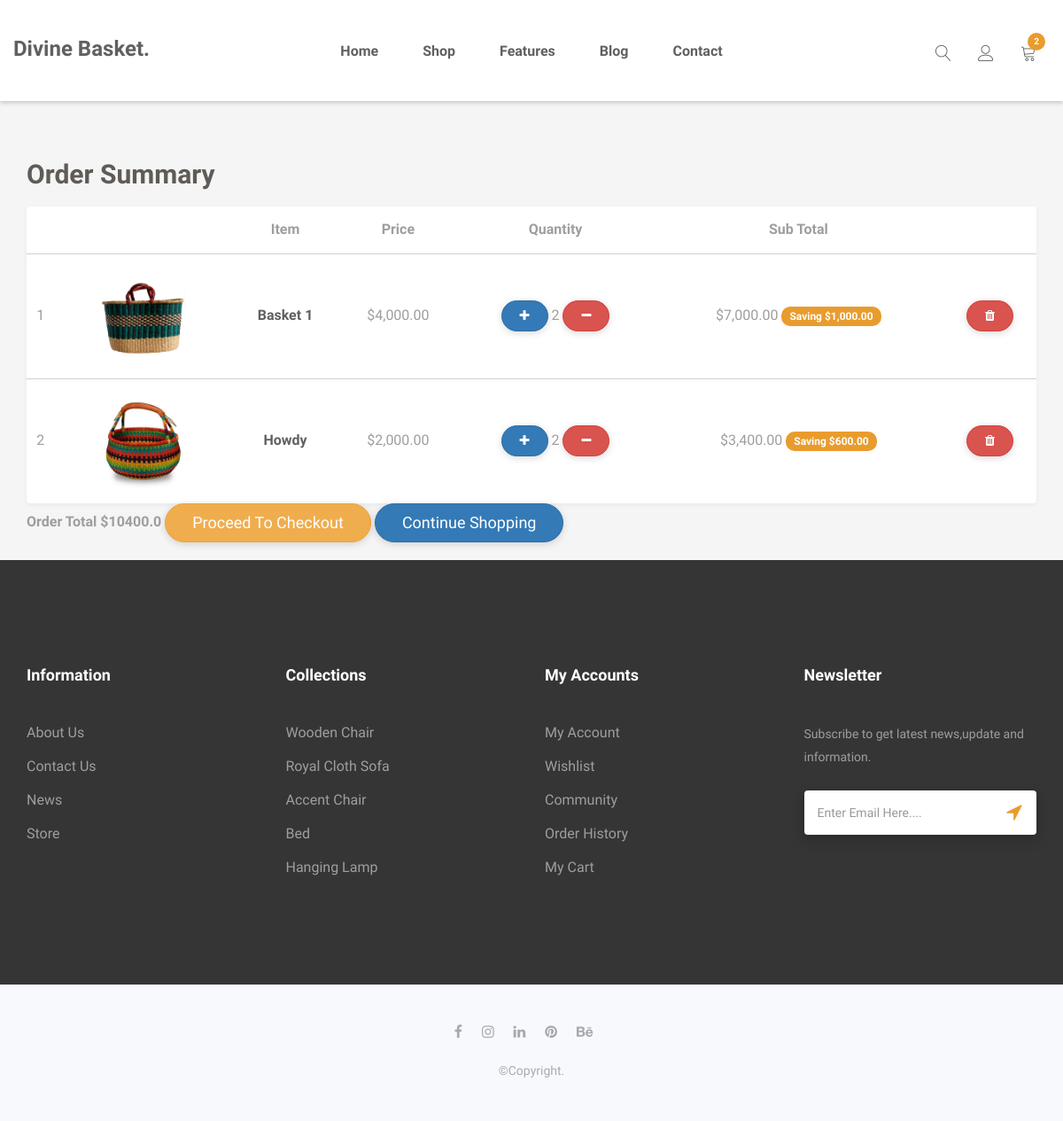
Before: /cart (signed in) with the older database file.
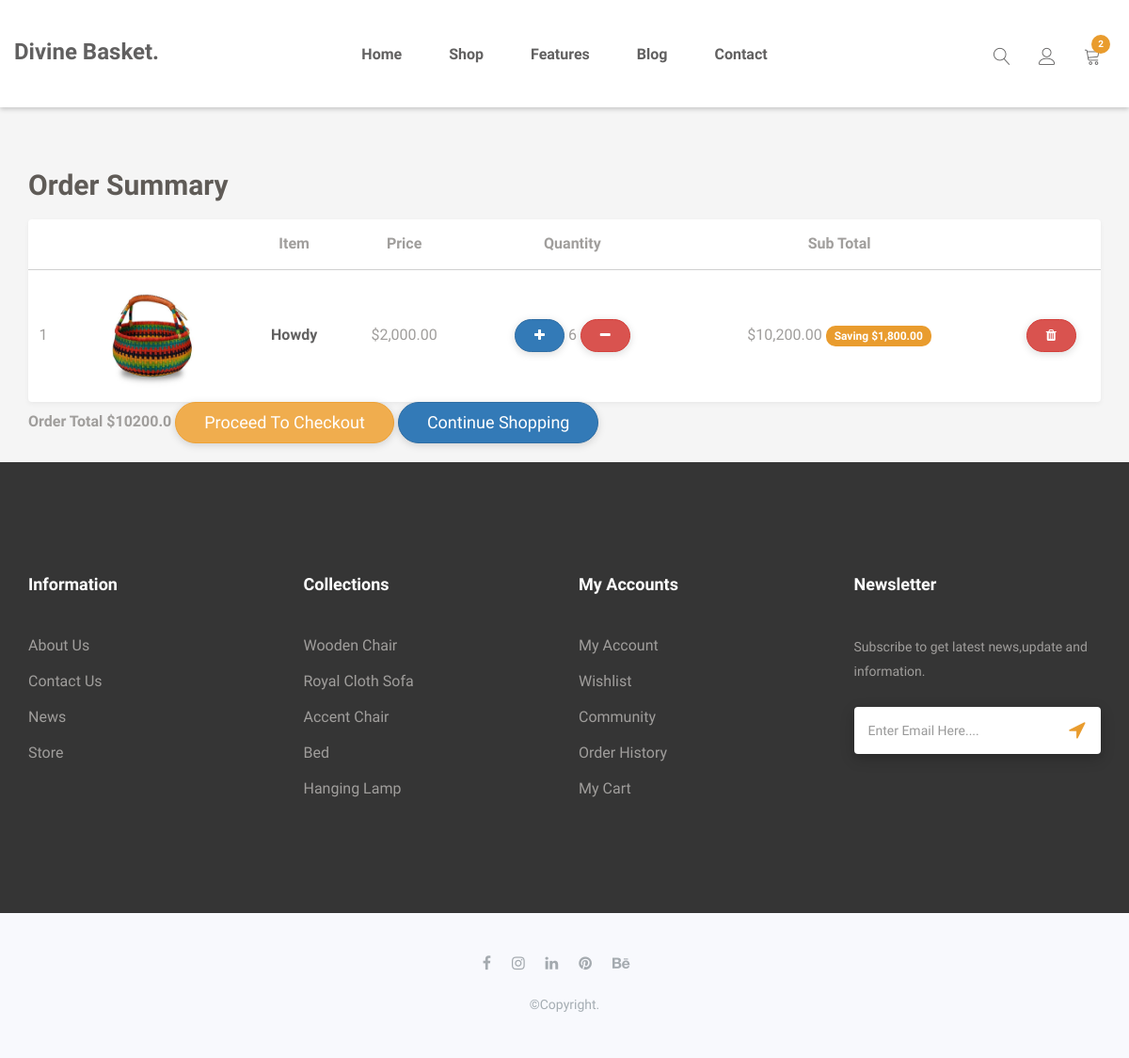
After: the same page with the newer database file.
### core/models.py (models this page shows, shortened)
class OrderItem(models.Model):
    user = models.ForeignKey(User, on_delete=models.CASCADE)
    ordered = models.BooleanField(default=False)
    item = models.ForeignKey(Item, on_delete=models.CASCADE)
    quantity = models.IntegerField(default=1)
    def get_total_item_price(self):
        return self.quantity * self.item.price
    def get_total_discount_item_price(self):
        return self.quantity * self.item.discount_price
    def get_amount_saved(self):
        return self.get_total_item_price() - self.get_total_discount_item_price()
    def get_final_price(self):
        if self.item.discount_price:
            return self.get_total_discount_item_price()
        return self.get_total_item_price()

class Item(models.Model):
    title =  models.CharField(max_length=200)
    price = models.FloatField(null=True, blank=True)
    discount_price = models.FloatField(blank=True, null=True)
    category = models.CharField(max_length=20)
    slug = AutoSlugField(populate_from='title',unique_with='created_at__month',slugify=custom_slugify)
    description = models.TextField()
    image = models.ImageField(upload_to='item', null=True, blank=True)
    new = models.BooleanField(default=False)
    featured = models.BooleanField(default=False)
    created_at = models.DateTimeField(auto_now_add=True)
    class Meta:
        ordering = ['-id']
    @property
    def imageURL(self):
        try:
            url = self.image.url
        except:
            url = ''
        return url
    def get_absolute_url(self):
        return reverse("core:detail", kwargs={
            'slug': self.slug
        })

class Order(models.Model):
    user = models.ForeignKey(User, on_delete=models.CASCADE)
    ref_code = models.CharField(max_length=20, blank=True, null=True)
    items = models.ManyToManyField(OrderItem)
    start_date = models.DateTimeField(auto_now_add=True)
    ordered_date = models.DateTimeField()
    ordered = models.BooleanField(default=False)
    def get_total(self):
        total = 0
        for order_item in self.items.all():
            total += order_item.get_final_price()
        return total

### core/views.py (the view)
# urls.py: path("cart", views.cartPage, name="cart"),
@login_required
def cartPage(request):
    try:
        order = models.Order.objects.get(user=request.user, ordered=False)
        context = {
            'object': order
        }
        return render(request, 'cart.html', context)
    except ObjectDoesNotExist:
        messages.warning(request, "You do not have an active order")
        return redirect("/")

### templates/cart.html (shortened to what this page needs)
{% extends 'layout.html' %}
{% load humanize %}
{% load static %}
{% block extra_head %}
    <link rel="stylesheet" href="{% static 'css/table.css' %}">
{% endblock %}
{% block content %}
<main>
    <div class="container">
        <h1 class="cart_title">Order Summary</h1>
        <table class="bordered centered responsive-table">
            <thead>
                <tr>
                    <th></th>
                    <th></th>
                    <th>Item</th>
                    <th>Price</th>
                    <th>Quantity</th>
                    <th>Sub Total</th>
                </tr>
            </thead>
        <tbody>
            {% for order_item in object.items.all %}
            <tr>
                <td>{{ forloop.counter }}</td>
                <td>
                    <img src="{{ order_item.item.imageURL }}"  style="max-width:11rem">
                </td>
                <td>
                    <strong><a href="{{ order_item.item.get_absolute_url }}">{{ order_item.item.title }}</a></strong>
                </td>
                <td>${{ order_item.item.price|floatformat:2|intcomma }}</td>
                <td>
                    <a href="{% url 'core:add-to-cart' order_item.item.slug %}" class="btn btn-primary btn-sm" id="addone" aid="28"><i class="fa fa-plus"></i></a>
                    <span class="margin:auto 20px;">{{ order_item.quantity }}</span>
                    <a href="{% url 'core:remove-single-item-from-cart' order_item.item.slug %}" class="btn btn-danger btn-sm"><i class="fa fa-minus"></i></a>
                </td>
                <td>
                    {% if order_item.item.discount_price %}
                        ${{ order_item.get_total_discount_item_price|floatformat:2|intcomma }}
                        <span class="badge badge-primary">Saving ${{ order_item.get_amount_saved|floatformat:2|intcomma }}</span>
                    {% else %}
                        ${{ order_item.get_total_item_price|floatformat:2|intcomma }}
                    {% endif %}
                </td>
                <td>
                    <a href="{% url 'core:remove-from-cart' order_item.item.slug %}" class="btn btn-danger btn-sm" id="delete" did="28"><i class="fa fa-trash"></i></a>
                </td>
            </tr>
            {% endfor %}
        </tbody>
    </table>
    <div class="table">
        {% if object.get_total %}
            <td colspan="4"><b>Order Total</b></td>
            <td><b>${{ object.get_total }}</b></td>
        <tr>
            <td colspan="5">
            <a class='btn btn-warning float-right ml-2' href='/checkout/'>Proceed to checkout</a>
            <a class='btn btn-primary float-right' href='/'>Continue shopping</a>
            </td>
        </tr>
        {% endif %}
    </div>
    </div>
  </main>
{% endblock content %}

### templates/layout.html (shortened to what this page needs)
{% load static %}
<!doctype html>
<html class="no-js" lang="en">
<head>
    <link rel="stylesheet" href="{% static 'css/font-awesome.min.css' %}">
    <link rel="stylesheet" href="{% static 'css/linearicons.css' %}">
    <link rel="stylesheet" href="{% static 'css/animate.css' %}">
    <link rel="stylesheet" href="{% static 'css/owl.carousel.min.css' %}">
    <link rel="stylesheet" href="{% static 'css/owl.theme.default.min.css' %}">
    <link rel="stylesheet" href="{% static 'css/bootstrap.min.css' %}">
    <link rel="stylesheet" href="{% static 'css/bootsnav.css' %}">
    {% block extra_head %}{% endblock %}
    <link rel="stylesheet" href="{% static 'css/style.css' %}">
    <link rel="stylesheet" href="{% static 'css/responsive.css' %}">
</head>
<body>
{% block navigation %}
	{% include "common/navigation.html" %}
{% endblock navigation %}
{%block content%} {%endblock content%}
{% block newsletter %}
	{% include "common/newsletter.html" %}
{% endblock newsletter %}
{% include "common/footer.html" %}
</body>
</html>

### templates/common/navigation.html (shortened to what this page needs)
<header id="home" class="welcome-hero">
    <div class="top-area">
        <div class="header-area">
            <nav class="navbar navbar-default bootsnav  navbar-sticky navbar-scrollspy " data-minus-value-desktop="70"
                data-minus-value-mobile="55" data-speed="1000"
                style="background-color: #fff;box-shadow: 0 2px 5px rgb(0 0 0 / 20%);">
                <div class="container">
                    <div class="attr-nav">
                        <ul>
                            <li class="search">
                                <a href="#"><span class="lnr lnr-magnifier"></span></a>
                            </li>
                            <li class="dropdown">
                                <a href="#" class="dropdown-toggle" data-toggle="dropdown">
                                    <span class="lnr lnr-user"></span>
                                </a>
                            </li>
                            <li class="">
                                <a href="{% url 'core:cart' %}">
                                    <span class="lnr lnr-cart"></span>
                                    <span class="badge badge-bg-1">2</span>
                                </a>
                            </li>
                        </ul>
                    </div>
                    <div class="navbar-header">
                        <a class="navbar-brand" href="{% url 'core:index' %}">Divine Basket.</a>
                    </div>
                    <div class="collapse navbar-collapse menu-ui-design" id="navbar-menu">
                        <ul class="nav navbar-nav navbar-center" data-in="fadeInDown" data-out="fadeOutUp">
                            <li class=""><a href="{% url 'core:index' %}">home</a></li>
                            {% block shop_nav%}
                            <li class=""><a href="{% url 'core:shop' %}">shop</a></li>
                            {% endblock shop_nav%}
                            <li class=""><a href="">features</a></li>
                            <li class=""><a href="">blog</a></li>
                            <li class=""><a href="">contact</a></li>
                        </ul>
                    </div>
                </div>
            </nav>
        </div>
    </div>
</header>
<div style="height: 180px;"></div>

### templates/common/newsletter.html
<section id="newsletter" class="newsletter">
    <div class="container">
        <div class="hm-footer-details">
            <div class="row">
                <div class=" col-md-3 col-sm-6 col-xs-12">
                    <div class="hm-footer-widget">
                        <div class="hm-foot-title">
                            <h4>information</h4>
                        </div>
                        <div class="hm-foot-menu">
                            <ul>
                                <li><a href="#">about us</a></li>
                                <li><a href="#">contact us</a></li>
                                <li><a href="#">news</a></li>
                                <li><a href="#">store</a></li>
                            </ul>
                        </div>
                    </div>
                </div>
                <div class=" col-md-3 col-sm-6 col-xs-12">
                    <div class="hm-footer-widget">
                        <div class="hm-foot-title">
                            <h4>collections</h4>
                        </div>
                        <div class="hm-foot-menu">
                            <ul>
                                <li><a href="#">wooden chair</a></li>
                                <li><a href="#">royal cloth sofa</a></li>
                                <li><a href="#">accent chair</a></li>
                                <li><a href="#">bed</a></li>
                                <li><a href="#">hanging lamp</a></li>
                            </ul>
                        </div>
                    </div>
                </div>
                <div class=" col-md-3 col-sm-6 col-xs-12">
                    <div class="hm-footer-widget">
                        <div class="hm-foot-title">
                            <h4>my accounts</h4>
                        </div>
                        <div class="hm-foot-menu">
                            <ul>
                                <li><a href="#">my account</a></li>
                                <li><a href="#">wishlist</a></li>
                                <li><a href="#">Community</a></li>
                                <li><a href="#">order history</a></li>
                                <li><a href="{% url 'core:cart' %}">my cart</a></li>
                            </ul>
                        </div>
                    </div>
                </div>
                <div class=" col-md-3 col-sm-6  col-xs-12">
                    <div class="hm-footer-widget">
                        <div class="hm-foot-title">
                            <h4>newsletter</h4>
                        </div>
                        <div class="hm-foot-para">
                            <p>
                                Subscribe to get latest news,update and information.
                            </p>
                        </div>
                        <div class="hm-foot-email">
                            <div class="foot-email-box">
                                <input type="text" class="form-control" placeholder="Enter Email Here....">
                            </div>
                            <div class="foot-email-subscribe">
                                <span><i class="fa fa-location-arrow"></i></span>
                            </div>
                        </div>
                    </div>
                </div>
            </div>
        </div>
    </div>
</section>

### templates/common/footer.html (shortened to what this page needs)
<footer id="footer" class="footer">
    <div class="container">
        <div class="hm-footer-copyright text-center">
            <div class="footer-social">
                <a href="#"><i class="fa fa-facebook"></i></a>
                <a href="#"><i class="fa fa-instagram"></i></a>
                <a href="#"><i class="fa fa-linkedin"></i></a>
                <a href="#"><i class="fa fa-pinterest"></i></a>
                <a href="#"><i class="fa fa-behance"></i></a>
            </div>
            <p>
                &copy;copyright.
            </p>
        </div>
    </div>
</footer>

### templates/common/scripts.html (shortened to what this page needs)
{% load static %}

### static/css/bootsnav.css (style rules this page uses)
nav.bootsnav .container { position: relative; }
nav.navbar.bootsnav { margin-bottom: 0; -moz-border-radius: 0px; -webkit-border-radius: 0px; -o-border-radius: 0px; border-radius: 0px; background-color: #fff; border: none; border-bottom: solid 1px #e0e0e0; z-index: 9; }
nav.navbar.bootsnav ul.nav > li > a { color: #6f6f6f; background-color: transparent; outline: none; margin-bottom: -2px; }
.attr-nav { float: right; display: inline-block; margin-left: 13px; margin-right: -15px; }
.attr-nav > ul { padding: 0; margin: 0 0 -7px 0; list-style: none; display: inline-block; }
.attr-nav > ul > li { float: left; display: block; }
.attr-nav > ul > li > a { color: #6f6f6f; display: block; padding: 28px 15px; position: relative; }
.attr-nav > ul > li > a span.badge { position: absolute; top: 50%; margin-top: -15px; right: 5px; font-size: 10px; padding: 0; width: 15px; height: 15px; padding-top: 2px; }
body { -webkit-transition: all 0.3s ease-in-out; -moz-transition: all 0.3s ease-in-out; -o-transition: all 0.3s ease-in-out; -ms-transition: all 0.3s ease-in-out; transition: all 0.3s ease-in-out; }
.wrap-sticky nav.navbar.bootsnav { position: absolute; width: 100%; left: 0; top: 0; }
@media (min-width: 1024px) { nav.navbar.bootsnav ul.nav > li > a { padding: 30px 15px; font-weight: 600; } }
@media (min-width: 1024px) { nav.navbar.bootsnav.menu-center .container { position: relative; } }
@media (min-width: 1024px) { nav.navbar.bootsnav.menu-center ul.nav.navbar-center { float:none; margin: 0 auto; display: table; table-layout: fixed; } }
@media (min-width: 1024px) { nav.navbar.bootsnav.menu-center .navbar-header, nav.navbar.bootsnav.menu-center .attr-nav { position: absolute; } }
@media (min-width: 1024px) { nav.navbar.bootsnav.menu-center .attr-nav { right: 15px; } }

### static/css/table.css (style rules this page uses)
table,th,td { border:none }
table { width:100%;display:table; box-sizing: border-box; box-shadow: 0 2px 5px 0 rgba(0,0,0,0.05); background: #fff; border-radius: 4px; padding: 5px 0; }
table.bordered>thead>tr, table.bordered>tbody>tr { border-bottom:1px solid #d0d0d0 }
table.bordered>tbody>tr:last-child { border-bottom: none; }
table.centered thead tr th,table.centered tbody tr td { text-align:center }
thead { border-bottom:1px solid #d0d0d0 }
td,th { padding:15px 5px; display:table-cell; text-align:left; vertical-align:middle; border-radius:2px }

Changed rows visible on the page:
removed OrderItem: item.imageURL (picture), item "Basket 1", item.price "4,000.00", quantity "2", get_total_discount_item_price "7,000.00", get_amount_saved "1,000.00"
changed OrderItem "Howdy": quantity "2" → "6"; get_total_discount_item_price "3,400.00" → "10,200.00"; get_amount_saved "600.00" → "1,800.00"
changed through a linked row, Order: get_total "10400.0" → "10200.0"
